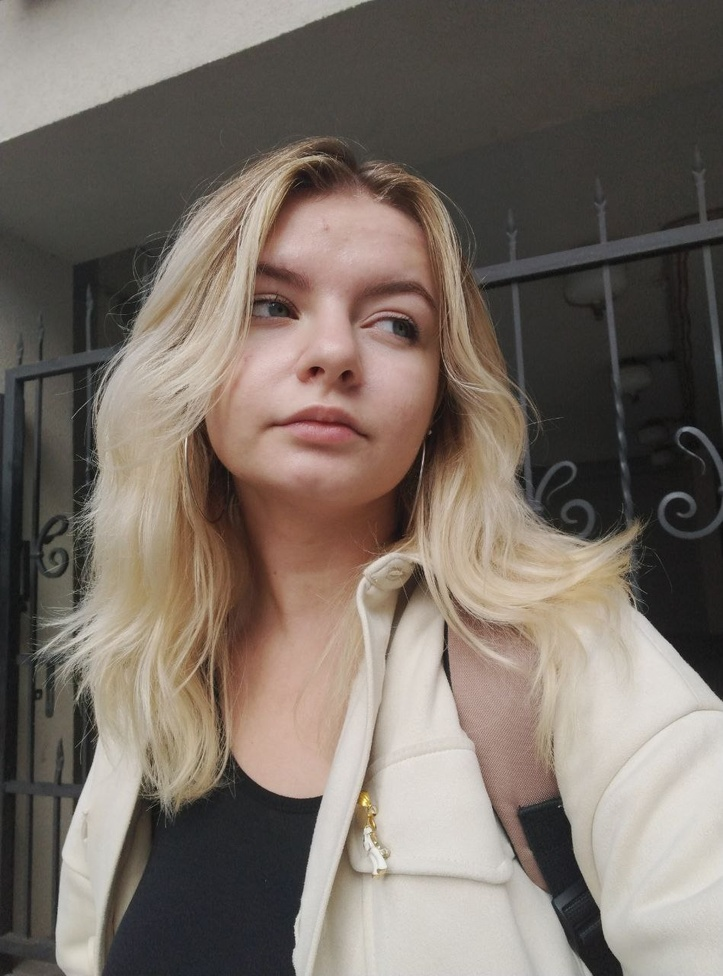
#> input picture sofa.jpg, 723 x 976 px, shrunk from 949 x 1280 before the run
$ python -i crop_original_image.py   (imports and definitions only)
#> lines starting #> are read from the running program, lines starting #| are printed output that depends on the picture
#> further down, picture is the input picture: shape (976, 723, 3); mean B, G, R 102.4, 111, 121.4
import cv2
import numpy as np


def crop_original_image(img: np.ndarray):
    img_gray = cv2.cvtColor(img, cv2.COLOR_BGR2GRAY)
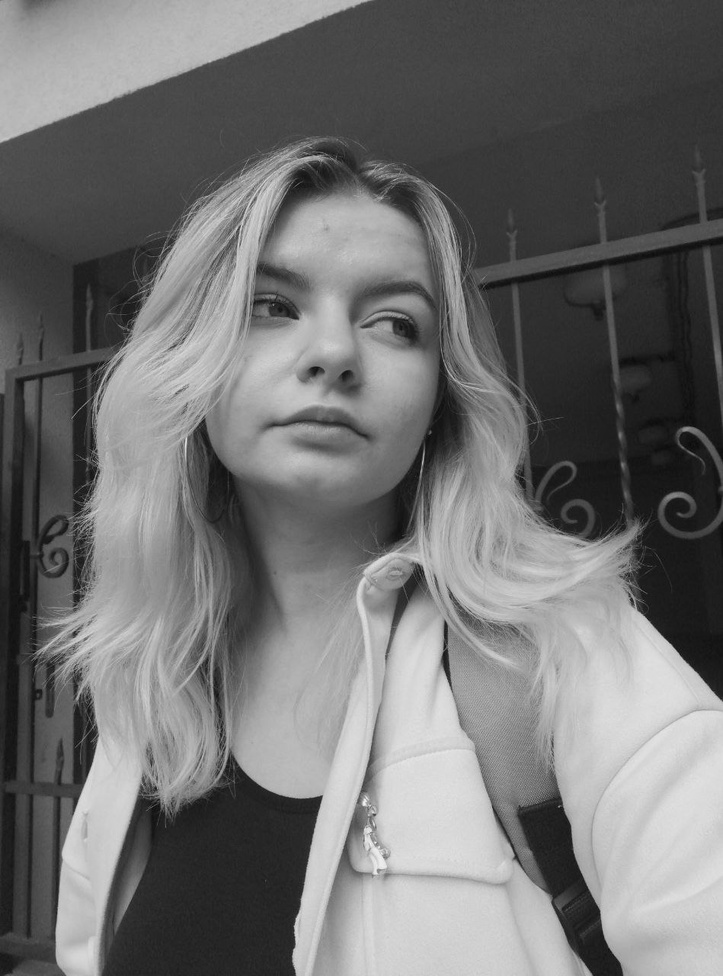
#> img_gray: shape (976, 723); min 6, max 248, mean 113.1

    white_rectangle = img_gray * 255
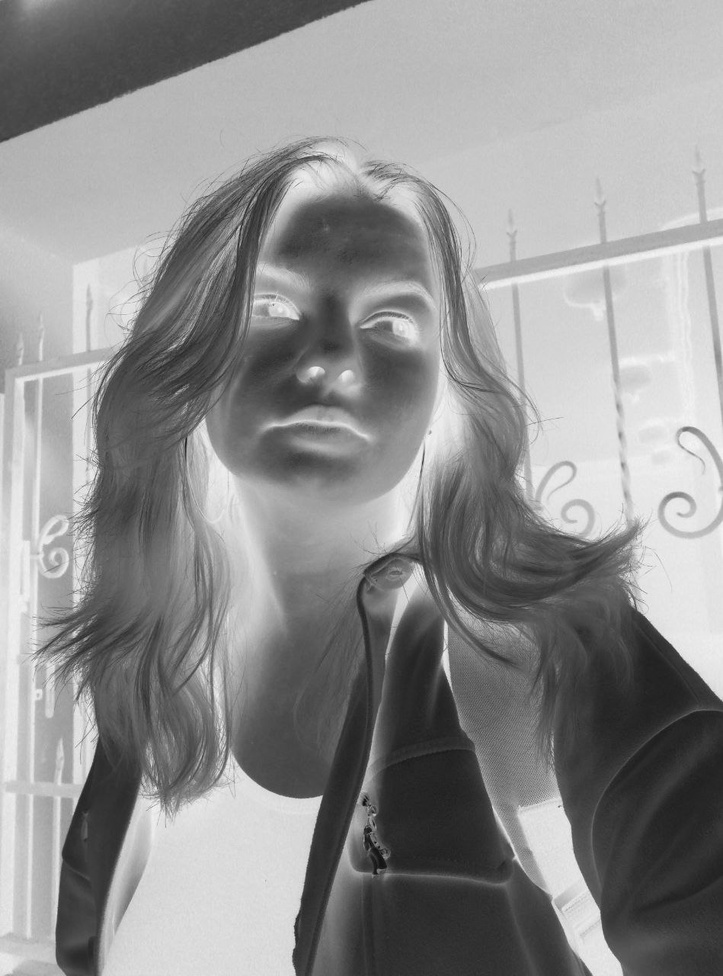
#> white_rectangle: shape (976, 723); min 8, max 250, mean 142.9

    white_rectangle = np.where(white_rectangle > 0.5, 255, 0)
#> white_rectangle: shape (976, 723) int64; every value is 255

    white_rectangle = white_rectangle.astype(np.uint8)
#> white_rectangle: shape (976, 723); every value is 255

    contours, _ = cv2.findContours(white_rectangle, cv2.CHAIN_APPROX_SIMPLE, cv2.RETR_TREE)
#> contours = [[[0, 0], [0, 975], [722, 975], [722, 0]]]

    original_pic_contour = sorted(contours, key=lambda c: cv2.contourArea(c), reverse=True)[0]
#> original_pic_contour = [[0, 0], [0, 975], [722, 975], [722, 0]]

    x, y, w, h = cv2.boundingRect(original_pic_contour)
#> x = 0; y = 0; w = 723; h = 976

    return x, y, w, h

>>> import cv2
>>> picture = cv2.imread('sofa.jpg')
>>> result = crop_original_image(picture)
#> result = (0, 0, 723, 976)
